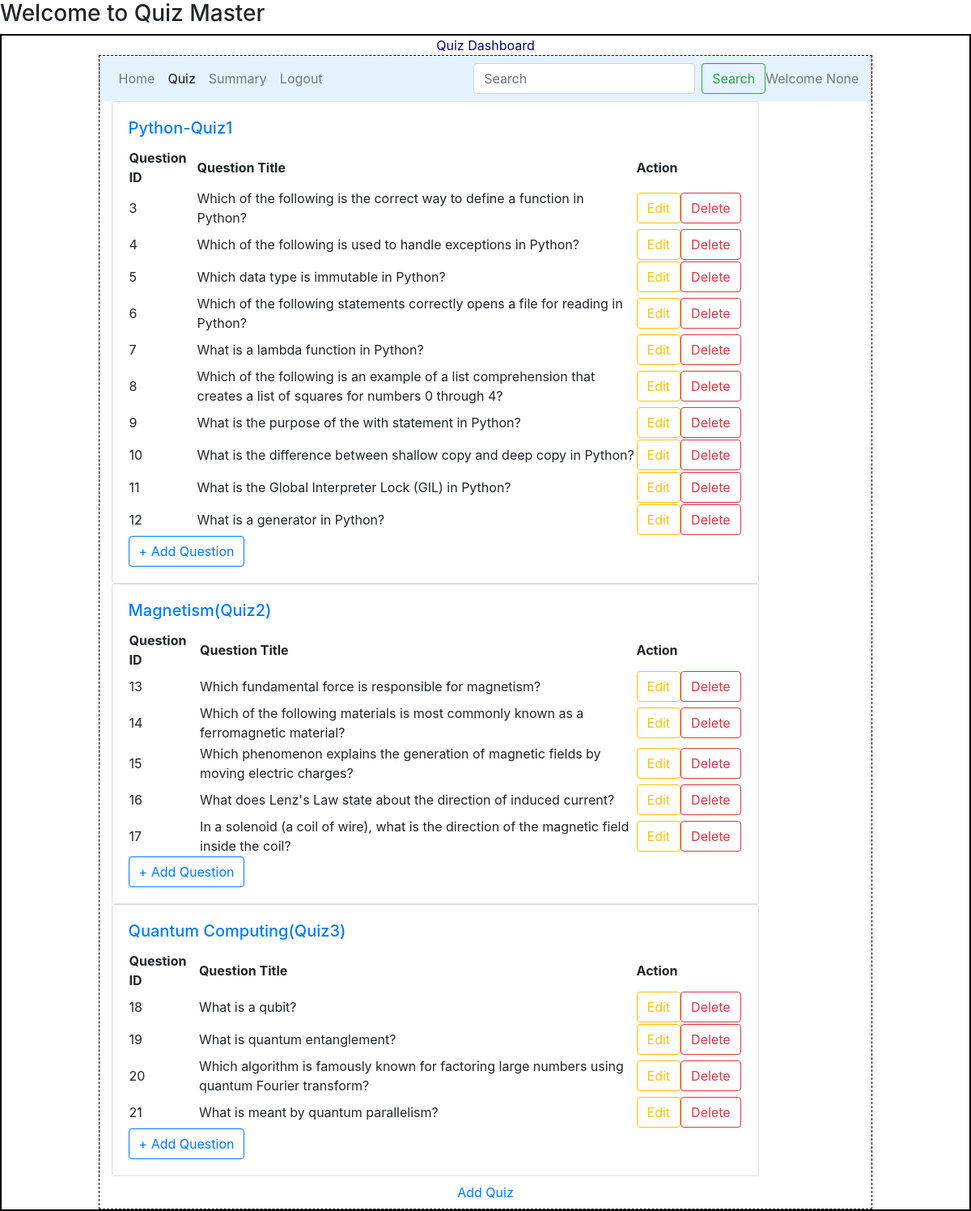
Before: /quizManagement_dashboard/1/Magnetism(Quiz2) with the older database file.
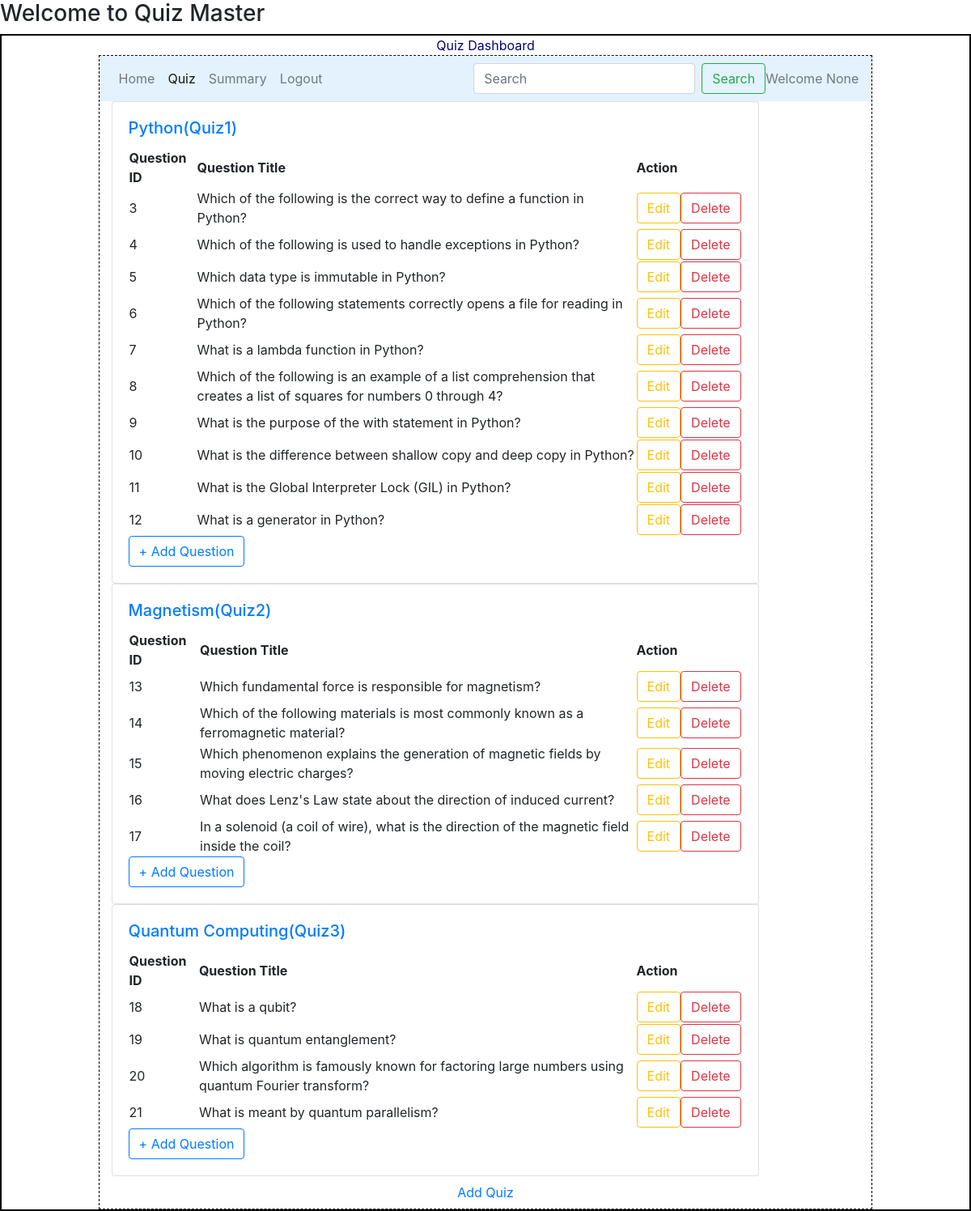
After: the same page with the newer database file.
### models/model1.py (models this page shows)
class Quiz(db.Model):
    __tablename__="quiz"
    id=db.Column(db.Integer,primary_key=True,autoincrement=True)
    chapter_id=db.Column(db.Integer,db.ForeignKey("chapter.id"),nullable=False)
    quiz_name=db.Column(db.String,nullable=False)
    date_of_quiz=db.Column(db.Date,nullable=False)
    time_duration=db.Column(db.Time,nullable=False)
    remarks=db.Column(db.String,nullable=False)
    questions=db.relationship("Questions",cascade="all,delete",backref="quiz",lazy=True)

### controllers/routes.py (the view)
@app.route('/quizManagement_dashboard/<int:chapter_id>/<string:quiz_name>', methods=['GET', 'POST'])
def quizManagement_dashboard(chapter_id, quiz_name):
    quizzes = Quiz.query.filter_by(chapter_id=chapter_id).all()
    if not quizzes:
        flash("No quizzes found! Please add a quiz first.", "warning")
        return redirect(url_for("add_quiz", chapter_id=chapter_id, quiz_name=quiz_name))
    return render_template("quizManagement_dashboard.html", chapter_id=chapter_id, quiz_name=quiz_name, quizzes=quizzes,name=session.get("name"))

### templates/quizManagement_dashboard.html
{%extends "quiz_layout.html"%}
{%block content %}
              <div class="container">
                {%if quizzes%}
                <div class="row">
                  {%for quiz in quizzes%}
                    <div class="col">
                    <div class="card" style="width: 50rem;">
                        <div class="card-body">
                          <a href="{{ url_for('quiz_detail', id=quiz.id) }}">
                            <h5 class="card-title">{{quiz.quiz_name}}</h5>
                          </a>
                          {%if quiz.questions%}
                            <table>
                              <tr>
                                <th>Question ID</th>
                                <th>Question Title</th>
                                <th>Action</th>
                              </tr>
                              {%for ques in quiz.questions%}
                              <tr>
                                <td>{{ques.id}}</td>
                                <td>{{ques.question_statement}}</td>
                                <td>
                                  <div class="d-flex align-items-center">
                                  <a href="{{ url_for('edit_question',quiz_id=ques.quiz_id,id=ques.id) }}" class="btn btn-outline-warning">Edit</a>
                                  <form action="{{ url_for('delete_question',id=ques.id) }}" method="POST" style="display:inline;">
                                   <button type="submit" class="btn btn-outline-danger" onclick="return confirm('Are you sure you want to delete this chapter?');">Delete</button>
                                </form>
                                  </div>
                                </td>
                              </tr>
                              {%endfor%}
                            </table>
                          {%else%}
                            <p>No Questions here!!</p>
                          {%endif%}
                          <a href="{{ url_for('add_question', quiz_id=quiz.id, id=quiz.chapter_id) }}" class="btn btn-outline-primary">
                              + Add Question
                          </a>
                        </div>
                      </div>
                    </div>
                  {%endfor%}
                </div>
                {%else%}
                 <h3 class="center"> No Quizzes are available!!</h3>
                {%endif%}
              </div>
              <div class="center">
                {% if quiz %}
                  <li class="nav-item">
                    <a class="nav-link" href="{{ url_for('quizManagement_dashboard', chapter_id=quiz.chapter_id, quiz_name=quiz.quiz_name) }}">
                      Quiz: {{ quiz.quiz_name }}
                    </a>
                  </li>
                {% else %}
                  <li class="nav-item" type="button">
                    <a class="nav-link" href="{{ url_for('add_quiz', chapter_id=chapter_id, quiz_name=quiz_name) }}" type="button">
                      Add Quiz
                    </a>
                  </li>
                {% endif %}
            </div>
        </div>
{%endblock%}

Changed rows visible on the page:
changed Quiz: quiz_name "Python-Quiz1" → "Python(Quiz1)"
